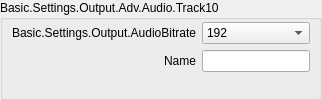
                            <widget class="QGroupBox" name="groupBox_23">
                             <property name="sizePolicy">
                              <sizepolicy hsizetype="Preferred" vsizetype="Preferred">
                               <horstretch>0</horstretch>
                               <verstretch>0</verstretch>
                              </sizepolicy>
                             </property>
                             <property name="title">
                              <string>Basic.Settings.Output.Adv.Audio.Track10</string>
                             </property>
                             <layout class="QFormLayout" name="formLayout_73">
                              <property name="fieldGrowthPolicy">
                               <enum>QFormLayout::FieldGrowthPolicy::AllNonFixedFieldsGrow</enum>
                              </property>
                              <property name="labelAlignment">
                               <set>Qt::AlignmentFlag::AlignRight|Qt::AlignmentFlag::AlignTrailing|Qt::AlignmentFlag::AlignVCenter</set>
                              </property>
                              <property name="leftMargin">
                               <number>9</number>
                              </property>
                              <property name="topMargin">
                               <number>2</number>
                              </property>
                              <property name="rightMargin">
                               <number>9</number>
                              </property>
                              <property name="bottomMargin">
                               <number>9</number>
                              </property>
                              <item row="0" column="0">
                               <widget class="QLabel" name="advOutTrack10BitrateLabel">
                                <property name="minimumSize">
                                 <size>
                                  <width>170</width>
                                  <height>0</height>
                                 </size>
                                </property>
                                <property name="text">
                                 <string>Basic.Settings.Output.AudioBitrate</string>
                                </property>
                                <property name="alignment">
                                 <set>Qt::AlignmentFlag::AlignRight|Qt::AlignmentFlag::AlignTrailing|Qt::AlignmentFlag::AlignVCenter</set>
                                </property>
                                <property name="buddy">
                                 <cstring>advOutTrack10Bitrate</cstring>
                                </property>
                               </widget>
                              </item>
                              <item row="0" column="1">
                               <widget class="QComboBox" name="advOutTrack10Bitrate">
                                <property name="sizePolicy">
                                 <sizepolicy hsizetype="Preferred" vsizetype="Preferred">
                                  <horstretch>0</horstretch>
                                  <verstretch>0</verstretch>
                                 </sizepolicy>
                                </property>
                                <property name="currentIndex">
                                 <number>8</number>
                                </property>
                                <item>
                                 <property name="text">
                                  <string>32</string>
                                 </property>
                                </item>
                                <item>
                                 <property name="text">
                                  <string>48</string>
                                 </property>
                                </item>
                                <item>
                                 <property name="text">
                                  <string>64</string>
                                 </property>
                                </item>
                                <item>
                                 <property name="text">
                                  <string>80</string>
                                 </property>
                                </item>
                                <item>
                                 <property name="text">
                                  <string>96</string>
                                 </property>
                                </item>
                                <item>
                                 <property name="text">
                                  <string>112</string>
                                 </property>
                                </item>
                                <item>
                                 <property name="text">
                                  <string>128</string>
                                 </property>
                                </item>
                                <item>
                                 <property name="text">
                                  <string>160</string>
                                 </property>
                                </item>
                                <item>
                                 <property name="text">
                                  <string>192</string>
                                 </property>
                                </item>
                                <item>
                                 <property name="text">
                                  <string>256</string>
                                 </property>
                                </item>
                                <item>
                                 <property name="text">
                                  <string>320</string>
                                 </property>
                                </item>
                               </widget>
                              </item>
                              <item row="1" column="0">
                               <widget class="QLabel" name="label_9005">
                                <property name="text">
                                 <string>Name</string>
                                </property>
                                <property name="buddy">
                                 <cstring>advOutTrack10Name</cstring>
                                </property>
                               </widget>
                              </item>
                              <item row="1" column="1">
                               <widget class="QLineEdit" name="advOutTrack10Name">
                                <property name="sizePolicy">
                                 <sizepolicy hsizetype="Expanding" vsizetype="Preferred">
                                  <horstretch>0</horstretch>
                                  <verstretch>0</verstretch>
                                 </sizepolicy>
                                </property>
                               </widget>
                              </item>
                             </layout>
                            </widget>
